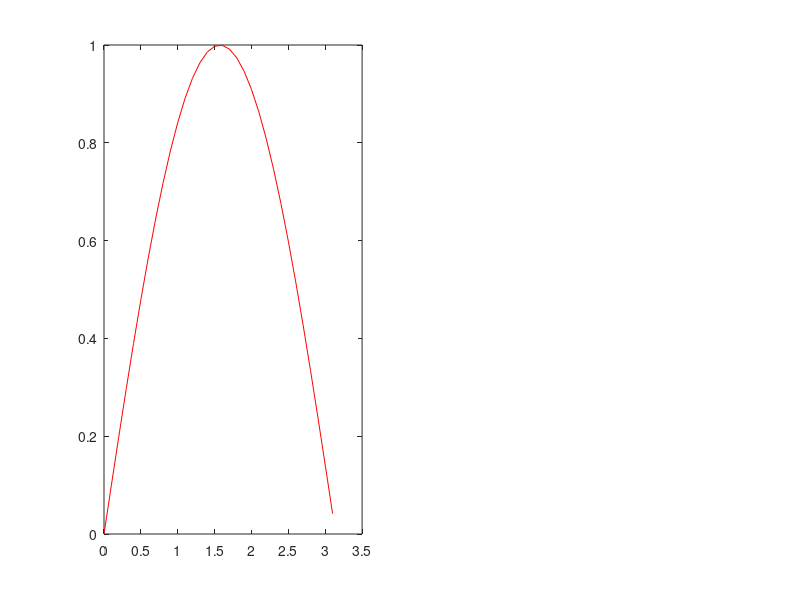

MATLAB code to generate this figure: (Note: this script raises an error after producing the figure.)
clc
clear
close('all')
t=0:0.1:pi;
y1=sin(t);
y2=cos(t);
fig1=subplot(1,2,1);
c1=plot(t,y1,'r');
cla(c1)
fig2=subplot(1,2,2);
c3=plot(t,y2,'r');